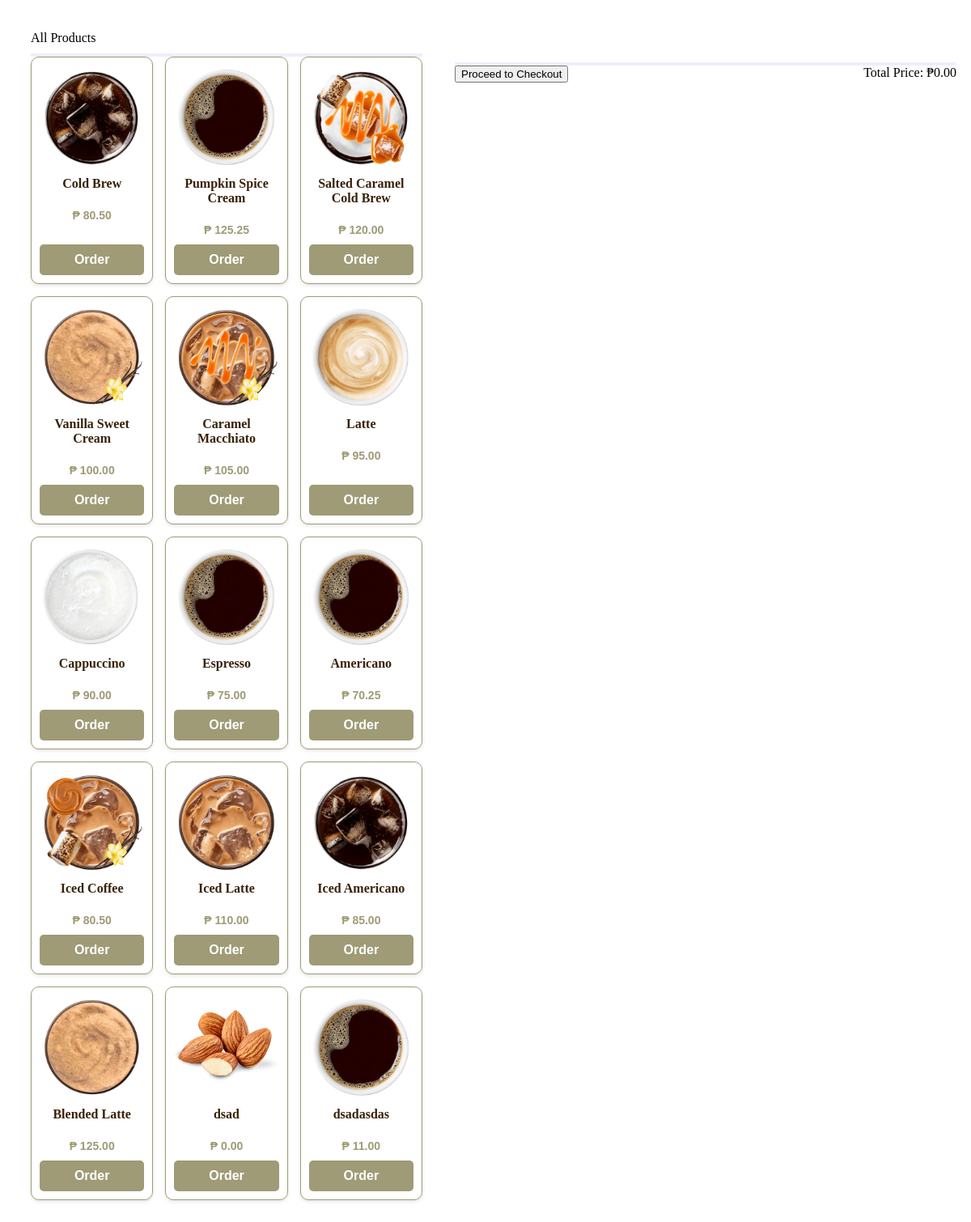
The app's page /point_of_sale.php with its own data.
### tables this page shows
CREATE TABLE IF NOT EXISTS `coffee_products` (
  `id` int(11) NOT NULL AUTO_INCREMENT,
  `product_name` varchar(255) NOT NULL,
  `category_id` int(11) NOT NULL,
  `product_image` varchar(255) NOT NULL,
  `product_description` text NOT NULL,
  `price` decimal(10,2) NOT NULL,
  `total_sales` int(11) NOT NULL,
  `drink_bases` int(11) NOT NULL,
  `flavor_id` int(11) DEFAULT NULL,
  `toppings_id` int(11) DEFAULT NULL,
  PRIMARY KEY (`id`),
  KEY `category_id` (`category_id`)
);

### point_of_sale.php (the view, shortened to what this page needs)
<?php
include('connection.php');
$productQuery = "
SELECT coffee_products.*, coffee_base.base_name, coffee_flavors.flavor_name, coffee_toppings.topping_name
FROM coffee_products
LEFT JOIN coffee_base ON coffee_products.drink_bases = coffee_base.id
LEFT JOIN coffee_flavors ON coffee_products.flavor_id = coffee_flavors.id
LEFT JOIN coffee_toppings ON coffee_products.toppings_id = coffee_toppings.id";
$productResult = $conn->query($productQuery);
?>
<link rel="stylesheet" href="css/menu.css">
<link rel="stylesheet" href="css/pos.css">
<div class="slideright1">
    <section class="products" style="max-width: 650px; margin: 0;">
        <div class="user-info">All Products</div>
        <div class="product-grid">
            <?php while ($product = $productResult->fetch_assoc()): ?>
                <div class="product">
                    <img src="<?php echo $product['product_image']; ?>" alt="<?php echo $product['product_name']; ?>">
                    <h3><?php echo $product['product_name']; ?></h3>
                    <p class="price">₱ <?php echo number_format($product['price'], 2); ?></p>
                    <button class="add-btn" onclick="openModal(
'<?php echo $product['id']; ?>',
'<?php echo $product['product_name']; ?>',
'<?php echo $product['product_description']; ?>',
'<?php echo number_format($product['price'], 2); ?>',
'<?php echo $product['product_image']; ?>'
)">Order</button>
                </div>
            <?php endwhile; ?>
        </div>
    </section>
    <section class="cashoutsec">
        <div class="checkout">
            <div class="itemrow">
            </div>
            <div class="checkout-info">
                <div class="total-payment">
                    <span>Total Price:</span>
                    <span>₱0.00</span>
                </div>
                <form id="checkoutForm" action="next_form.php" method="POST">
                    <button type="button" class="checkout-btn" onclick="proceedToCheckout()">Proceed to Checkout</button>
                </form>
            </div>
        </div>
    </section>
</div>

### css/menu.css (style rules this page uses)
.products { padding: 30px; max-width: 1200px; margin: 0 auto; }
.product-grid { display: grid; grid-template-columns: repeat(3, 1fr); gap: 15px; }
.product { background-color: #fff; border: 1px solid #9e9b76; border-radius: 10px; padding: 10px; text-align: center; box-shadow: 0 2px 4px rgba(0, 0, 0, 0.1); transition: transform 0.2s, box-shadow 0.2s; }
.product h3 { font-size: 16px; margin: 8px 0; color: #382208; font-weight: bold; }
.product .price { font-size: 14px; color: #9e9b76; margin-bottom: 10px; text-align: center; }
.add-btn { background-color: #9e9b76; color: #fff; border: none; border-radius: 5px; padding: 10px; width: 100%; font-size: 16px; font-weight: bold; cursor: pointer; transition: background-color 0.3s; }
.product { position: relative; }
.price { color: rgba(0, 0, 0, 0.7); text-align: left; font-family: "Inter-Bold", sans-serif; font-size: 24px; font-weight: 700; position: relative; flex: 1; }

### css/pos.css (style rules this page uses)
.product img { width: 100%; }
.add-btn { margin: 0; }
.slideright1 { display: flex; justify-content: flex-start; align-items: flex-start; }
.checkout { background: white; padding: 49px 10px; width: 620px; }
.itemrow { display: flex; justify-content: space-between; align-items: center; padding: 10px 0; border-bottom: 4px solid #eef; flex-direction: column; gap: 5px; }
.user-info { padding-bottom: 10px; border-bottom: 4px solid #eef; display: flex; flex-direction: column; gap: 5px; align-items: flex-start; }
section.products { height: 87vh; overflow: auto; }
.total-payment { float: right; }
.product { display: flex; flex-direction: column; }

### records on screen
coffee_products: product_image (picture), product_name "Cold Brew", price "80.50"
coffee_products: product_image (picture), product_name "Pumpkin Spice Cream", price "125.25"
coffee_products: product_image+product_name (picture), product_name "Salted Caramel Cold Brew", price "120.00"
coffee_products: product_image+product_name (picture), product_name "Vanilla Sweet Cream", price "100.00"
coffee_products: product_image+product_name (picture), product_name "Caramel Macchiato", price "105.00"
coffee_products: product_image (picture), product_name "Latte", price "95.00"
coffee_products: product_image+product_name (picture), product_name "Cappuccino", price "90.00"
coffee_products: product_image+product_name (picture), product_name "Espresso", price "75.00"
coffee_products: product_image (picture), product_name "Americano", price "70.25"
coffee_products: product_image+product_name (picture), product_name "Iced Coffee", price "80.50"
coffee_products: product_image (picture), product_name "Iced Latte", price "110.00"
coffee_products: product_image (picture), product_name "Iced Americano", price "85.00"
coffee_products: product_image (picture), product_name "Blended Latte", price "125.00"
coffee_products: product_image (picture), product_name "dsad", price "0.00"
coffee_products: product_image (picture), product_name "dsadasdas", price "11.00"
